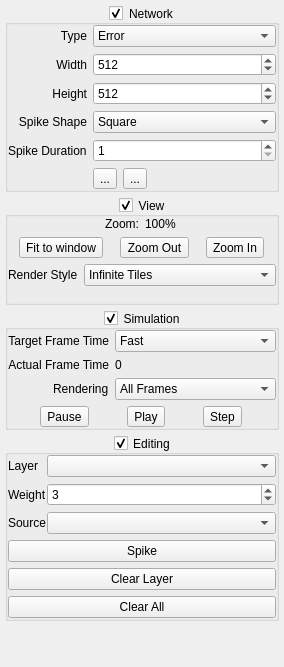
<?xml version="1.0" encoding="UTF-8"?>
<ui version="4.0">
 <class>ToolBox</class>
 <widget class="QDockWidget" name="ToolBox">
  <property name="geometry">
   <rect>
    <x>0</x>
    <y>0</y>
    <width>284</width>
    <height>667</height>
   </rect>
  </property>
  <property name="sizePolicy">
   <sizepolicy hsizetype="Preferred" vsizetype="Preferred">
    <horstretch>0</horstretch>
    <verstretch>0</verstretch>
   </sizepolicy>
  </property>
  <property name="minimumSize">
   <size>
    <width>284</width>
    <height>641</height>
   </size>
  </property>
  <property name="features">
   <set>QDockWidget::DockWidgetFloatable|QDockWidget::DockWidgetMovable</set>
  </property>
  <property name="allowedAreas">
   <set>Qt::LeftDockWidgetArea|Qt::RightDockWidgetArea</set>
  </property>
  <property name="windowTitle">
   <string>ToolBox</string>
  </property>
  <widget class="QWidget" name="widget">
   <layout class="QVBoxLayout" name="verticalLayout">
    <property name="spacing">
     <number>5</number>
    </property>
    <property name="leftMargin">
     <number>5</number>
    </property>
    <property name="topMargin">
     <number>5</number>
    </property>
    <property name="rightMargin">
     <number>5</number>
    </property>
    <property name="bottomMargin">
     <number>5</number>
    </property>
    <item>
     <widget class="QGroupBox" name="netGroup">
      <property name="title">
       <string>Network</string>
      </property>
      <property name="alignment">
       <set>Qt::AlignCenter</set>
      </property>
      <property name="flat">
       <bool>true</bool>
      </property>
      <property name="checkable">
       <bool>true</bool>
      </property>
      <layout class="QVBoxLayout" name="verticalLayout_4">
       <property name="spacing">
        <number>0</number>
       </property>
       <property name="leftMargin">
        <number>0</number>
       </property>
       <property name="topMargin">
        <number>0</number>
       </property>
       <property name="rightMargin">
        <number>0</number>
       </property>
       <property name="bottomMargin">
        <number>0</number>
       </property>
       <item>
        <widget class="QWidget" name="netPanel" native="true">
         <layout class="QVBoxLayout" name="verticalLayout_5">
          <property name="leftMargin">
           <number>0</number>
          </property>
          <property name="topMargin">
           <number>0</number>
          </property>
          <property name="rightMargin">
           <number>0</number>
          </property>
          <property name="bottomMargin">
           <number>0</number>
          </property>
          <item>
           <layout class="QFormLayout" name="netConfigLayout">
            <property name="labelAlignment">
             <set>Qt::AlignRight|Qt::AlignTrailing|Qt::AlignVCenter</set>
            </property>
            <item row="0" column="0">
             <widget class="QLabel" name="label_3">
              <property name="text">
               <string>Type</string>
              </property>
              <property name="alignment">
               <set>Qt::AlignRight|Qt::AlignTrailing|Qt::AlignVCenter</set>
              </property>
             </widget>
            </item>
            <item row="0" column="1">
             <widget class="QComboBox" name="cmbType">
              <item>
               <property name="text">
                <string>Error</string>
               </property>
              </item>
             </widget>
            </item>
            <item row="1" column="0">
             <widget class="QLabel" name="label">
              <property name="text">
               <string>Width</string>
              </property>
              <property name="alignment">
               <set>Qt::AlignRight|Qt::AlignTrailing|Qt::AlignVCenter</set>
              </property>
             </widget>
            </item>
            <item row="1" column="1">
             <widget class="QSpinBox" name="spinNetWidth">
              <property name="minimum">
               <number>64</number>
              </property>
              <property name="maximum">
               <number>4096</number>
              </property>
              <property name="singleStep">
               <number>64</number>
              </property>
              <property name="value">
               <number>512</number>
              </property>
             </widget>
            </item>
            <item row="2" column="0">
             <widget class="QLabel" name="label_2">
              <property name="text">
               <string>Height</string>
              </property>
              <property name="alignment">
               <set>Qt::AlignRight|Qt::AlignTrailing|Qt::AlignVCenter</set>
              </property>
             </widget>
            </item>
            <item row="2" column="1">
             <widget class="QSpinBox" name="spinNetHeight">
              <property name="minimum">
               <number>64</number>
              </property>
              <property name="maximum">
               <number>4096</number>
              </property>
              <property name="singleStep">
               <number>64</number>
              </property>
              <property name="value">
               <number>512</number>
              </property>
             </widget>
            </item>
            <item row="3" column="0">
             <widget class="QLabel" name="label_6">
              <property name="text">
               <string>Spike Shape</string>
              </property>
              <property name="alignment">
               <set>Qt::AlignRight|Qt::AlignTrailing|Qt::AlignVCenter</set>
              </property>
             </widget>
            </item>
            <item row="3" column="1">
             <widget class="QComboBox" name="cmbSpikeShape">
              <property name="currentIndex">
               <number>0</number>
              </property>
              <item>
               <property name="text">
                <string>Square</string>
               </property>
              </item>
              <item>
               <property name="text">
                <string>Triangle</string>
               </property>
              </item>
              <item>
               <property name="text">
                <string>Gaussian</string>
               </property>
              </item>
             </widget>
            </item>
            <item row="4" column="0">
             <widget class="QLabel" name="spikeDurationLabel">
              <property name="text">
               <string>Spike Duration</string>
              </property>
             </widget>
            </item>
            <item row="4" column="1">
             <widget class="QSpinBox" name="spinSpikeDuration">
              <property name="minimum">
               <number>1</number>
              </property>
              <property name="maximum">
               <number>7</number>
              </property>
              <property name="value">
               <number>1</number>
              </property>
             </widget>
            </item>
            <item row="5" column="1">
             <layout class="QHBoxLayout" name="horizontalLayout_4">
              <item>
               <widget class="QToolButton" name="btnLoad">
                <property name="toolTip">
                 <string>Open</string>
                </property>
                <property name="text">
                 <string>...</string>
                </property>
                <property name="icon">
                 <iconset resource="Neuron.qrc">
                  <normaloff>:/Neuron/Data/Icons/load.png</normaloff>:/Neuron/Data/Icons/load.png</iconset>
                </property>
               </widget>
              </item>
              <item>
               <widget class="QToolButton" name="btnSave">
                <property name="toolTip">
                 <string>Save</string>
                </property>
                <property name="text">
                 <string>...</string>
                </property>
                <property name="icon">
                 <iconset resource="Neuron.qrc">
                  <normaloff>:/Neuron/Data/Icons/save.png</normaloff>:/Neuron/Data/Icons/save.png</iconset>
                </property>
               </widget>
              </item>
             </layout>
            </item>
           </layout>
          </item>
         </layout>
        </widget>
       </item>
      </layout>
     </widget>
    </item>
    <item>
     <widget class="QGroupBox" name="viewGroup">
      <property name="title">
       <string>View</string>
      </property>
      <property name="alignment">
       <set>Qt::AlignCenter</set>
      </property>
      <property name="flat">
       <bool>true</bool>
      </property>
      <property name="checkable">
       <bool>true</bool>
      </property>
      <layout class="QVBoxLayout" name="verticalLayout_6">
       <property name="leftMargin">
        <number>0</number>
       </property>
       <property name="topMargin">
        <number>0</number>
       </property>
       <property name="rightMargin">
        <number>0</number>
       </property>
       <property name="bottomMargin">
        <number>0</number>
       </property>
       <item>
        <widget class="QWidget" name="viewPanel" native="true">
         <layout class="QVBoxLayout" name="verticalLayout_3">
          <property name="leftMargin">
           <number>0</number>
          </property>
          <property name="topMargin">
           <number>0</number>
          </property>
          <property name="rightMargin">
           <number>0</number>
          </property>
          <property name="bottomMargin">
           <number>8</number>
          </property>
          <item>
           <layout class="QHBoxLayout" name="horizontalLayout_3">
            <item>
             <widget class="QLabel" name="label_5">
              <property name="text">
               <string>Zoom:</string>
              </property>
              <property name="alignment">
               <set>Qt::AlignRight|Qt::AlignTrailing|Qt::AlignVCenter</set>
              </property>
             </widget>
            </item>
            <item>
             <widget class="QLabel" name="lblViewZoom">
              <property name="text">
               <string>100%</string>
              </property>
             </widget>
            </item>
           </layout>
          </item>
          <item>
           <layout class="QHBoxLayout" name="horizontalLayout_2">
            <item>
             <widget class="QToolButton" name="btnViewZoomFitToWindow">
              <property name="toolTip">
               <string>Fit to Window</string>
              </property>
              <property name="text">
               <string>Fit to window</string>
              </property>
              <property name="icon">
               <iconset resource="Neuron.qrc">
                <normaloff>:/Neuron/Data/Icons/ZoomFit.png</normaloff>:/Neuron/Data/Icons/ZoomFit.png</iconset>
              </property>
             </widget>
            </item>
            <item>
             <widget class="QToolButton" name="btnViewZoomOut">
              <property name="toolTip">
               <string>Zoom Out</string>
              </property>
              <property name="text">
               <string>Zoom Out</string>
              </property>
              <property name="icon">
               <iconset resource="Neuron.qrc">
                <normaloff>:/Neuron/Data/Icons/ZoomOut.png</normaloff>:/Neuron/Data/Icons/ZoomOut.png</iconset>
              </property>
             </widget>
            </item>
            <item>
             <widget class="QToolButton" name="btnViewZoomIn">
              <property name="toolTip">
               <string>Zoom In</string>
              </property>
              <property name="text">
               <string>Zoom In</string>
              </property>
              <property name="icon">
               <iconset resource="Neuron.qrc">
                <normaloff>:/Neuron/Data/Icons/ZoomIn.png</normaloff>:/Neuron/Data/Icons/ZoomIn.png</iconset>
              </property>
             </widget>
            </item>
           </layout>
          </item>
          <item>
           <layout class="QFormLayout" name="formLayout_3">
            <property name="bottomMargin">
             <number>8</number>
            </property>
            <item row="0" column="0">
             <widget class="QLabel" name="renderStyleLabel">
              <property name="text">
               <string>Render Style</string>
              </property>
             </widget>
            </item>
            <item row="0" column="1">
             <widget class="QComboBox" name="cmbViewStyle">
              <property name="currentText">
               <string>Infinite Tiles</string>
              </property>
              <property name="currentIndex">
               <number>1</number>
              </property>
              <item>
               <property name="text">
                <string>Simple</string>
               </property>
              </item>
              <item>
               <property name="text">
                <string>Infinite Tiles</string>
               </property>
              </item>
              <item>
               <property name="text">
                <string>Donut</string>
               </property>
              </item>
              <item>
               <property name="text">
                <string>Stacked</string>
               </property>
              </item>
             </widget>
            </item>
           </layout>
          </item>
         </layout>
        </widget>
       </item>
      </layout>
     </widget>
    </item>
    <item>
     <widget class="QGroupBox" name="simGroup">
      <property name="title">
       <string>Simulation</string>
      </property>
      <property name="alignment">
       <set>Qt::AlignCenter</set>
      </property>
      <property name="flat">
       <bool>true</bool>
      </property>
      <property name="checkable">
       <bool>true</bool>
      </property>
      <layout class="QVBoxLayout" name="verticalLayout_2">
       <property name="spacing">
        <number>6</number>
       </property>
       <property name="leftMargin">
        <number>0</number>
       </property>
       <property name="topMargin">
        <number>0</number>
       </property>
       <property name="rightMargin">
        <number>0</number>
       </property>
       <property name="bottomMargin">
        <number>0</number>
       </property>
       <item>
        <widget class="QWidget" name="simPanel" native="true">
         <layout class="QVBoxLayout" name="verticalLayout_7">
          <property name="leftMargin">
           <number>0</number>
          </property>
          <property name="topMargin">
           <number>0</number>
          </property>
          <property name="rightMargin">
           <number>0</number>
          </property>
          <property name="bottomMargin">
           <number>0</number>
          </property>
          <item>
           <layout class="QFormLayout" name="formLayout_2">
            <property name="labelAlignment">
             <set>Qt::AlignRight|Qt::AlignTrailing|Qt::AlignVCenter</set>
            </property>
            <item row="0" column="0">
             <widget class="QLabel" name="label_4">
              <property name="text">
               <string>Target Frame Time</string>
              </property>
              <property name="alignment">
               <set>Qt::AlignRight|Qt::AlignTrailing|Qt::AlignVCenter</set>
              </property>
             </widget>
            </item>
            <item row="0" column="1">
             <widget class="QComboBox" name="cmbSimSpeed">
              <property name="autoFillBackground">
               <bool>true</bool>
              </property>
              <property name="currentIndex">
               <number>3</number>
              </property>
              <item>
               <property name="text">
                <string>1 second</string>
               </property>
              </item>
              <item>
               <property name="text">
                <string>100 ms</string>
               </property>
              </item>
              <item>
               <property name="text">
                <string>33 ms</string>
               </property>
              </item>
              <item>
               <property name="text">
                <string>Fast</string>
               </property>
              </item>
             </widget>
            </item>
            <item row="1" column="0">
             <widget class="QLabel" name="label_7">
              <property name="text">
               <string>Actual Frame Time</string>
              </property>
              <property name="alignment">
               <set>Qt::AlignRight|Qt::AlignTrailing|Qt::AlignVCenter</set>
              </property>
             </widget>
            </item>
            <item row="1" column="1">
             <widget class="QLabel" name="lblFrameTime">
              <property name="text">
               <string>0</string>
              </property>
             </widget>
            </item>
            <item row="2" column="0">
             <widget class="QLabel" name="label_8">
              <property name="text">
               <string>Rendering</string>
              </property>
             </widget>
            </item>
            <item row="2" column="1">
             <widget class="QComboBox" name="cmbRendering">
              <property name="currentIndex">
               <number>0</number>
              </property>
              <item>
               <property name="text">
                <string>All Frames</string>
               </property>
              </item>
              <item>
               <property name="text">
                <string>When Ready</string>
               </property>
              </item>
              <item>
               <property name="text">
                <string>Never</string>
               </property>
              </item>
             </widget>
            </item>
           </layout>
          </item>
          <item>
           <layout class="QHBoxLayout" name="horizontalLayout">
            <item>
             <widget class="QToolButton" name="btnSimPause">
              <property name="toolTip">
               <string>Pause</string>
              </property>
              <property name="autoFillBackground">
               <bool>true</bool>
              </property>
              <property name="text">
               <string>Pause</string>
              </property>
              <property name="icon">
               <iconset resource="Neuron.qrc">
                <normaloff>:/Neuron/Data/Icons/Pause.png</normaloff>:/Neuron/Data/Icons/Pause.png</iconset>
              </property>
             </widget>
            </item>
            <item>
             <widget class="QToolButton" name="btnSimPlay">
              <property name="toolTip">
               <string>Run</string>
              </property>
              <property name="autoFillBackground">
               <bool>true</bool>
              </property>
              <property name="text">
               <string>Play</string>
              </property>
              <property name="icon">
               <iconset resource="Neuron.qrc">
                <normaloff>:/Neuron/Data/Icons/Play.png</normaloff>:/Neuron/Data/Icons/Play.png</iconset>
              </property>
             </widget>
            </item>
            <item>
             <widget class="QToolButton" name="btnSimStep">
              <property name="toolTip">
               <string>Step</string>
              </property>
              <property name="autoFillBackground">
               <bool>true</bool>
              </property>
              <property name="text">
               <string>Step</string>
              </property>
              <property name="icon">
               <iconset resource="Neuron.qrc">
                <normaloff>:/Neuron/Data/Icons/Step.png</normaloff>:/Neuron/Data/Icons/Step.png</iconset>
              </property>
             </widget>
            </item>
           </layout>
          </item>
         </layout>
        </widget>
       </item>
      </layout>
     </widget>
    </item>
    <item>
     <widget class="QGroupBox" name="editingGroup">
      <property name="title">
       <string>Editing</string>
      </property>
      <property name="alignment">
       <set>Qt::AlignCenter</set>
      </property>
      <property name="flat">
       <bool>true</bool>
      </property>
      <property name="checkable">
       <bool>true</bool>
      </property>
      <layout class="QVBoxLayout" name="verticalLayout_8">
       <property name="leftMargin">
        <number>0</number>
       </property>
       <property name="topMargin">
        <number>0</number>
       </property>
       <property name="rightMargin">
        <number>0</number>
       </property>
       <property name="bottomMargin">
        <number>0</number>
       </property>
       <item>
        <widget class="QWidget" name="editingPanel" native="true">
         <property name="minimumSize">
          <size>
           <width>0</width>
           <height>40</height>
          </size>
         </property>
         <layout class="QVBoxLayout" name="verticalLayout_9">
          <property name="leftMargin">
           <number>0</number>
          </property>
          <property name="topMargin">
           <number>0</number>
          </property>
          <property name="rightMargin">
           <number>0</number>
          </property>
          <property name="bottomMargin">
           <number>0</number>
          </property>
          <item>
           <layout class="QFormLayout" name="formLayout">
            <property name="horizontalSpacing">
             <number>0</number>
            </property>
            <item row="0" column="0">
             <widget class="QLabel" name="label_9">
              <property name="text">
               <string>Layer</string>
              </property>
              <property name="alignment">
               <set>Qt::AlignRight|Qt::AlignTrailing|Qt::AlignVCenter</set>
              </property>
             </widget>
            </item>
            <item row="0" column="1">
             <widget class="QComboBox" name="cmbEditingTarget"/>
            </item>
            <item row="1" column="0">
             <widget class="QLabel" name="weightLabel">
              <property name="text">
               <string>Weight</string>
              </property>
             </widget>
            </item>
            <item row="1" column="1">
             <widget class="QSpinBox" name="spinEditingWeight">
              <property name="minimum">
               <number>-100</number>
              </property>
              <property name="maximum">
               <number>100</number>
              </property>
              <property name="value">
               <number>3</number>
              </property>
             </widget>
            </item>
            <item row="2" column="0">
             <widget class="QLabel" name="sourceLabel">
              <property name="text">
               <string>Source</string>
              </property>
             </widget>
            </item>
            <item row="2" column="1">
             <widget class="QComboBox" name="cmbEditingSource"/>
            </item>
           </layout>
          </item>
          <item>
           <widget class="QPushButton" name="btnEditingSpike">
            <property name="text">
             <string>Spike</string>
            </property>
           </widget>
          </item>
          <item>
           <widget class="QPushButton" name="btnEditingClearLayer">
            <property name="text">
             <string>Clear Layer</string>
            </property>
           </widget>
          </item>
          <item>
           <widget class="QPushButton" name="btnEditingClearAll">
            <property name="text">
             <string>Clear All</string>
            </property>
           </widget>
          </item>
         </layout>
        </widget>
       </item>
      </layout>
     </widget>
    </item>
    <item>
     <spacer name="verticalSpacer">
      <property name="orientation">
       <enum>Qt::Vertical</enum>
      </property>
      <property name="sizeHint" stdset="0">
       <size>
        <width>20</width>
        <height>40</height>
       </size>
      </property>
     </spacer>
    </item>
   </layout>
  </widget>
 </widget>
 <layoutdefault spacing="6" margin="11"/>
 <resources>
  <include location="Neuron.qrc"/>
 </resources>
 <connections/>
</ui>
